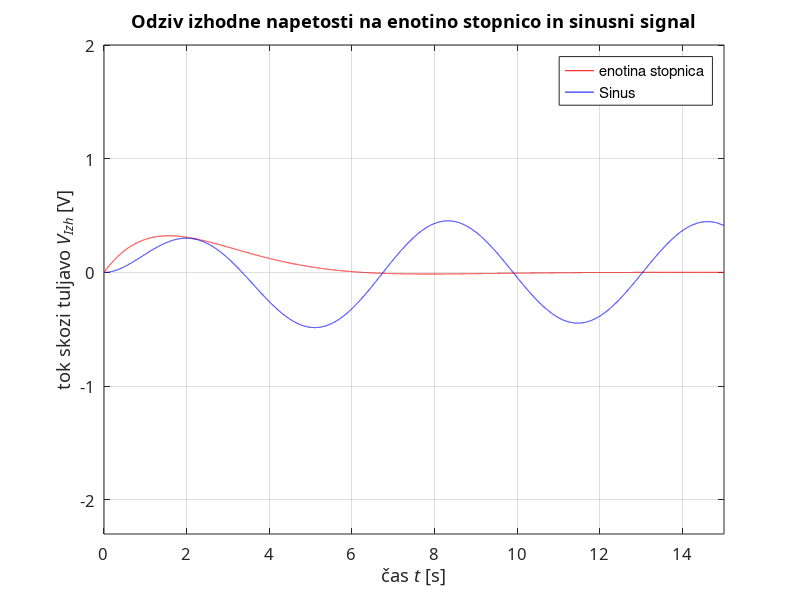

This figure's MATLAB source:
clear all; close all;

dt=0.0005; tz=0; tk=15;
t = tz:dt:tk;

R1 = 1; 
R2 = 1; 
C  = 1; 
L  = 1;
 
a2 = L*(1/R1 + 1/R2)
a1 = ((L/(R1*R2*C)) + 1)
a0 = 1/(C*R2)
b0 = 0;
b1 = 1;
vg1 = ones(size(t)); %stopnica
vg2 = sin(t);        %sinuts

s1 = -(a1/(2*a2) + sqrt((a1/(2*a2))^2 - (a0/a2)))
s2 = -(a1/(2*a2) - sqrt((a1/(2*a2))^2 - (a0/a2)))

hv = 1/a2/(s1-s2) * (exp(s1*t) - exp(s2*t));
dhv = 1/a2/(s1-s2) * (s1*exp(s1*t) - s2*exp(s2*t));

h = b1*dhv + b0*hv;

y1 = dt * conv(h, vg1); y2 = dt * conv(h, vg2);

plot(t, y1(1:(tk/dt+1)), 'r', t, y2(1:(tk/dt+1)), 'b');
axis([tz tk -2.3 2]);
legend("enotina stopnica", "Sinus")
set(gca, 'FontName', 'Times New Roman CE', 'FontSize', 12);
xlabel('čas {\itt} [s]');
ylabel('tok skozi tuljavo {\itV_{Izh}} [V]');
title('Odziv izhodne napetosti na enotino stopnico in sinusni signal');
grid on; 
